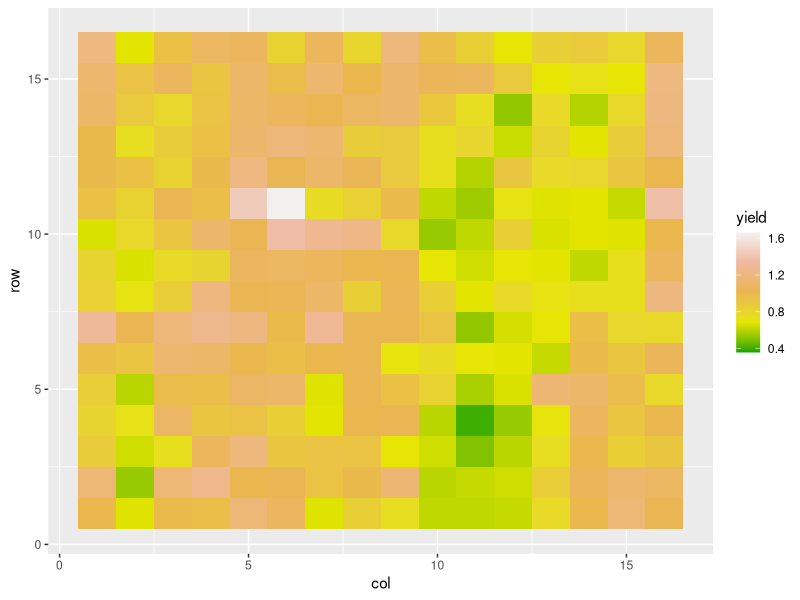

This chart was generated by the following R code:
## ---- chunk 1
cotton = read.csv("data-unit-1/exercise_data/cotton_uniformity.csv")
## ---- chunk 2
library(ggplot2)

ggplot(cotton, aes(x=col, y=row, fill=yield)) +
  geom_tile() +
  scale_fill_gradientn(colors=terrain.colors(5))

## ---- chunk 3
yield = cotton$yield
summary(yield)

## ---- chunk 4
mean(yield) # mean yield
median(yield) # median yield
max(yield) # maximum yield
min(yield) # minimum yield
## ---- chunk 5
var(yield) # variance
sd(yield)
## ---- chunk 6
variance = var(yield)
N = length(yield)

variance*N
